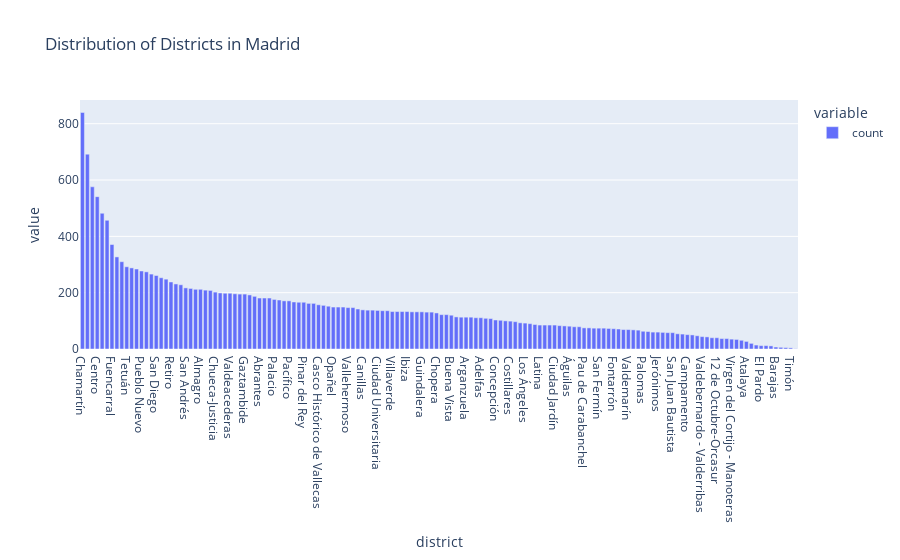

Notebook cell for this chart:
### Code cell
px.bar(data_frame=data.district.value_counts(), title='Distribution of Districts in Madrid')

### Figure 1 — Plotly figure (JSON) as saved in the notebook; plotly's stock layout.template omitted (floating-point values rounded to 4 significant figures; data arrays with more than 128 entries replaced by an {"elided": "..."} marker saying what was removed)
{"data": [{"alignmentgroup": "True", "hovertemplate": "variable=count<br>district=%{x}<br>value=%{y}<extra></extra>", "legendgroup": "count", "marker": {"color": "#636efa", "pattern": {"shape": ""}}, "name": "count", "offsetgroup": "count", "orientation": "v", "showlegend": true, "textposition": "auto", "type": "bar", "x": {"elided": "146 str values"}, "xaxis": "x", "y": {"elided": "146 int values"}, "yaxis": "y"}], "layout": {"barmode": "relative", "legend": {"title": {"text": "variable"}, "tracegroupgap": 0}, "title": {"text": "Distribution of Districts in Madrid"}, "xaxis": {"anchor": "y", "domain": [0, 1], "title": {"text": "district"}}, "yaxis": {"anchor": "x", "domain": [0, 1], "title": {"text": "value"}}}}
